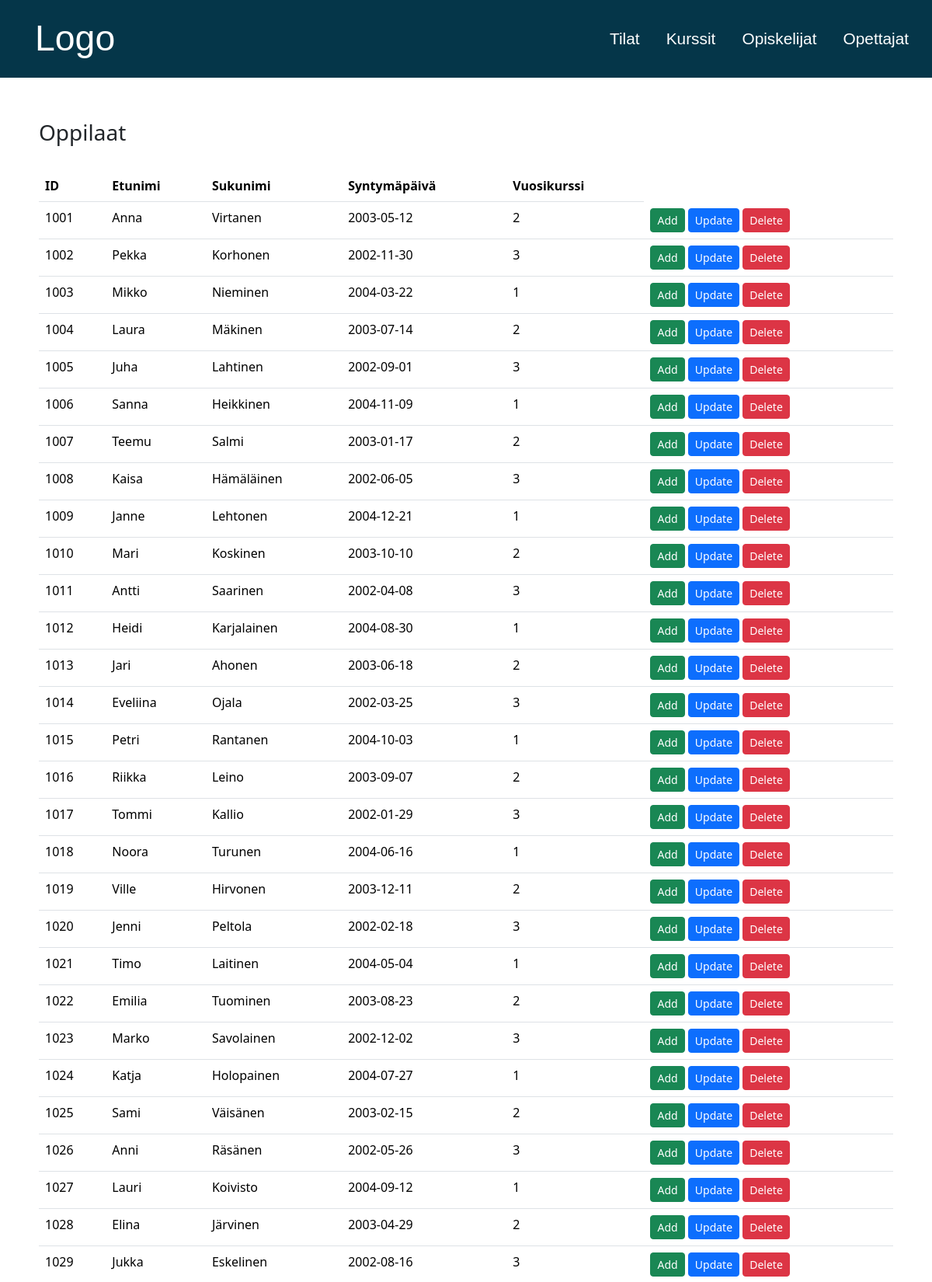
/Koodi/tiedot.php (upper part), run on the app's committed database.
### tables this page shows
CREATE TABLE `opiskelijat` (
  `Opiskelijanumero` int(11) NOT NULL,
  `Etunimi` varchar(20) NOT NULL,
  `Sukunimi` varchar(20) NOT NULL,
  `Syntymapaiva` date NOT NULL,
  `Vuosikurssi` int(11) NOT NULL
);

### Koodi/tiedot.php (the view, shortened to what this page needs)
<!DOCTYPE html>
<html lang="en">
<head>
    <link rel="stylesheet" href="styles.css">
    <link href="https://cdn.jsdelivr.net/npm/bootstrap@5.3.8/dist/css/bootstrap.min.css" rel="stylesheet"></head>
<body>
    <div class="header">
        <a href="index.php" class="logo">Logo</a>
        <div class="items">
            <a href="tilat.php">Tilat</a>
            <a href="kurssit.php">Kurssit</a>
            <a href="opiskelijat.php">Opiskelijat</a>
            <a href="opettajat.php">Opettajat</a>
        </div>
    </div>
    <div class="box" style="margin: 50px;">
        <div class="oppilaat">
            <h3>Oppilaat</h3>
            <br>
            <table class="table">
                <thead>
                    <tr>
                        <th>ID</th>
                        <th>Etunimi</th>
                        <th>Sukunimi</th>
                        <th>Syntymäpäivä</th>
                        <th>Vuosikurssi</th>
                    </tr>
                <thead>
                <tbody>
                    <?php
                    include("yhteys.php");
                    $sql = "SELECT * FROM opiskelijat";
                        $result = $yhteys->query($sql);
                    while($row = $result->fetch(PDO::FETCH_ASSOC)) {
                        echo"<tr>
                            <td>" . $row["Opiskelijanumero"] . "</td>
                            <td>" . $row["Etunimi"] . "</td>
                            <td>" . $row["Sukunimi"] . "</td>
                            <td>" . $row["Syntymapaiva"] . "</td>
                            <td>" . $row["Vuosikurssi"] . "</td>
                            <td>
                                <a class='btn btn-success btn-sm' href='add.php'>Add</a>
                                <a class='btn btn-primary btn-sm' href='update.php?id=" . $row["Opiskelijanumero"] . "'>Update</a>
                                <a class='btn btn-danger btn-sm' href='delete.php?id=" . $row["Opiskelijanumero"] . "'>Delete</a>
                            </td>
                        </tr>";
                    }
                    ?>
                </tbody>
            </table>
        </div>
    </div>
</body>
</html>

### Koodi/styles.css (style rules this page uses)
html, body { margin: 0; padding: 0; background-color: skyblue; min-height: 150vh; }
.header { display: flex; justify-content: space-between; align-items: center; padding: 15px; background-color: rgb(5, 54, 73); border-bottom: 0.3rem solid white; }
.header a { padding: 10px 15px; transition: all 0.3s ease; }
.header a { margin: 0; color: white; text-decoration: none; font-size: 1.3rem; font-family: 'Gill Sans', 'Gill Sans MT', Calibri, 'Trebuchet MS', sans-serif; transition: all 0.3s ease; }
.header .logo { align-items: center; padding: 0; text-align: left; color: white; margin-left: 30px; text-decoration: none; font-size: 2.9rem; }

### data on the page
opiskelijat: Opiskelijanumero "1001", Etunimi "Anna", Sukunimi "Virtanen", Syntymapaiva "2003-05-12", Vuosikurssi "2"
opiskelijat: Opiskelijanumero "1002", Etunimi "Pekka", Sukunimi "Korhonen", Syntymapaiva "2002-11-30", Vuosikurssi "3"
opiskelijat: Opiskelijanumero "1003", Etunimi "Mikko", Sukunimi "Nieminen", Syntymapaiva "2004-03-22", Vuosikurssi "1"
opiskelijat: Opiskelijanumero "1004", Etunimi "Laura", Sukunimi "Mäkinen", Syntymapaiva "2003-07-14", Vuosikurssi "2"
opiskelijat: Opiskelijanumero "1005", Etunimi "Juha", Sukunimi "Lahtinen", Syntymapaiva "2002-09-01", Vuosikurssi "3"
opiskelijat: Opiskelijanumero "1006", Etunimi "Sanna", Sukunimi "Heikkinen", Syntymapaiva "2004-11-09", Vuosikurssi "1"
opiskelijat: Opiskelijanumero "1007", Etunimi "Teemu", Sukunimi "Salmi", Syntymapaiva "2003-01-17", Vuosikurssi "2"
opiskelijat: Opiskelijanumero "1008", Etunimi "Kaisa", Sukunimi "Hämäläinen", Syntymapaiva "2002-06-05", Vuosikurssi "3"
opiskelijat: Opiskelijanumero "1009", Etunimi "Janne", Sukunimi "Lehtonen", Syntymapaiva "2004-12-21", Vuosikurssi "1"
opiskelijat: Opiskelijanumero "1010", Etunimi "Mari", Sukunimi "Koskinen", Syntymapaiva "2003-10-10", Vuosikurssi "2"
opiskelijat: Opiskelijanumero "1011", Etunimi "Antti", Sukunimi "Saarinen", Syntymapaiva "2002-04-08", Vuosikurssi "3"
opiskelijat: Opiskelijanumero "1012", Etunimi "Heidi", Sukunimi "Karjalainen", Syntymapaiva "2004-08-30", Vuosikurssi "1"
opiskelijat: Opiskelijanumero "1013", Etunimi "Jari", Sukunimi "Ahonen", Syntymapaiva "2003-06-18", Vuosikurssi "2"
opiskelijat: Opiskelijanumero "1014", Etunimi "Eveliina", Sukunimi "Ojala", Syntymapaiva "2002-03-25", Vuosikurssi "3"
opiskelijat: Opiskelijanumero "1015", Etunimi "Petri", Sukunimi "Rantanen", Syntymapaiva "2004-10-03", Vuosikurssi "1"
opiskelijat: Opiskelijanumero "1016", Etunimi "Riikka", Sukunimi "Leino", Syntymapaiva "2003-09-07", Vuosikurssi "2"
opiskelijat: Opiskelijanumero "1017", Etunimi "Tommi", Sukunimi "Kallio", Syntymapaiva "2002-01-29", Vuosikurssi "3"
opiskelijat: Opiskelijanumero "1018", Etunimi "Noora", Sukunimi "Turunen", Syntymapaiva "2004-06-16", Vuosikurssi "1"
opiskelijat: Opiskelijanumero "1019", Etunimi "Ville", Sukunimi "Hirvonen", Syntymapaiva "2003-12-11", Vuosikurssi "2"
opiskelijat: Opiskelijanumero "1020", Etunimi "Jenni", Sukunimi "Peltola", Syntymapaiva "2002-02-18", Vuosikurssi "3"
opiskelijat: Opiskelijanumero "1021", Etunimi "Timo", Sukunimi "Laitinen", Syntymapaiva "2004-05-04", Vuosikurssi "1"
opiskelijat: Opiskelijanumero "1022", Etunimi "Emilia", Sukunimi "Tuominen", Syntymapaiva "2003-08-23", Vuosikurssi "2"
opiskelijat: Opiskelijanumero "1023", Etunimi "Marko", Sukunimi "Savolainen", Syntymapaiva "2002-12-02", Vuosikurssi "3"
opiskelijat: Opiskelijanumero "1024", Etunimi "Katja", Sukunimi "Holopainen", Syntymapaiva "2004-07-27", Vuosikurssi "1"
opiskelijat: Opiskelijanumero "1025", Etunimi "Sami", Sukunimi "Väisänen", Syntymapaiva "2003-02-15", Vuosikurssi "2"
opiskelijat: Opiskelijanumero "1026", Etunimi "Anni", Sukunimi "Räsänen", Syntymapaiva "2002-05-26", Vuosikurssi "3"
opiskelijat: Opiskelijanumero "1027", Etunimi "Lauri", Sukunimi "Koivisto", Syntymapaiva "2004-09-12", Vuosikurssi "1"
opiskelijat: Opiskelijanumero "1028", Etunimi "Elina", Sukunimi "Järvinen", Syntymapaiva "2003-04-29", Vuosikurssi "2"
opiskelijat: Opiskelijanumero "1029", Etunimi "Jukka", Sukunimi "Eskelinen", Syntymapaiva "2002-08-16", Vuosikurssi "3"
